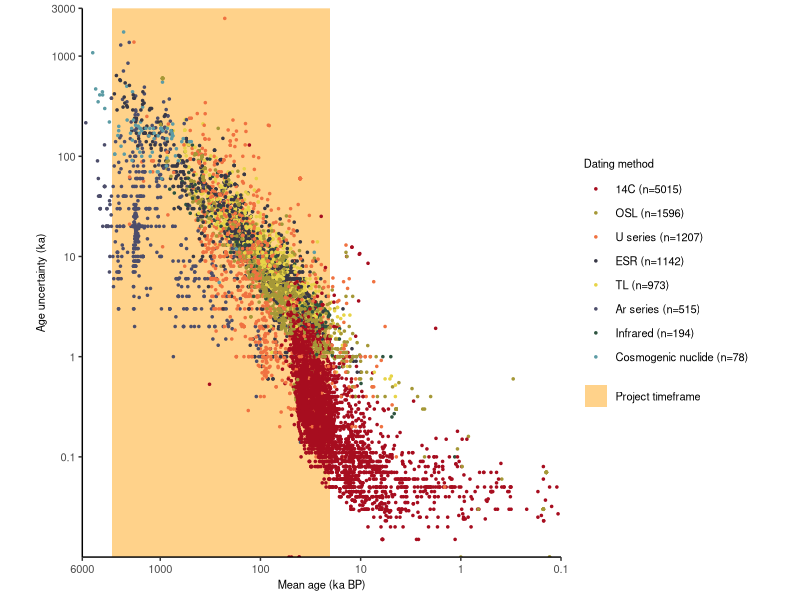
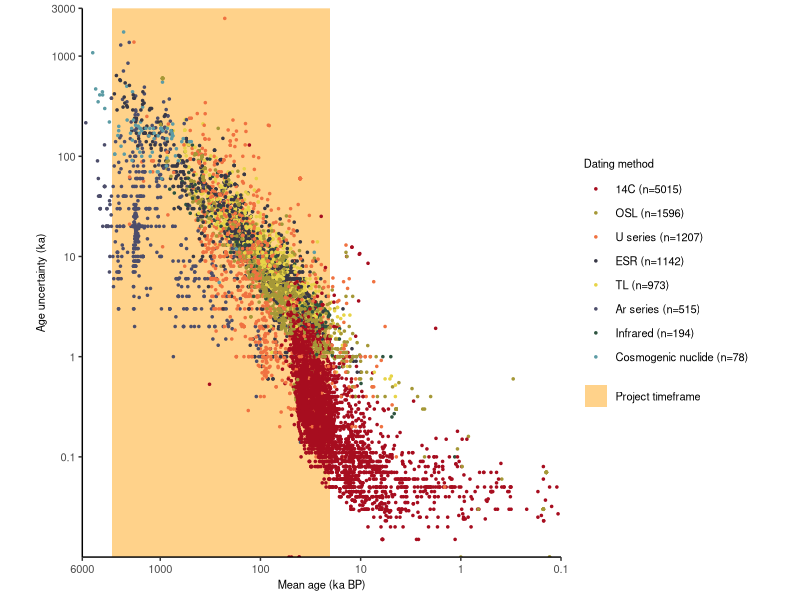
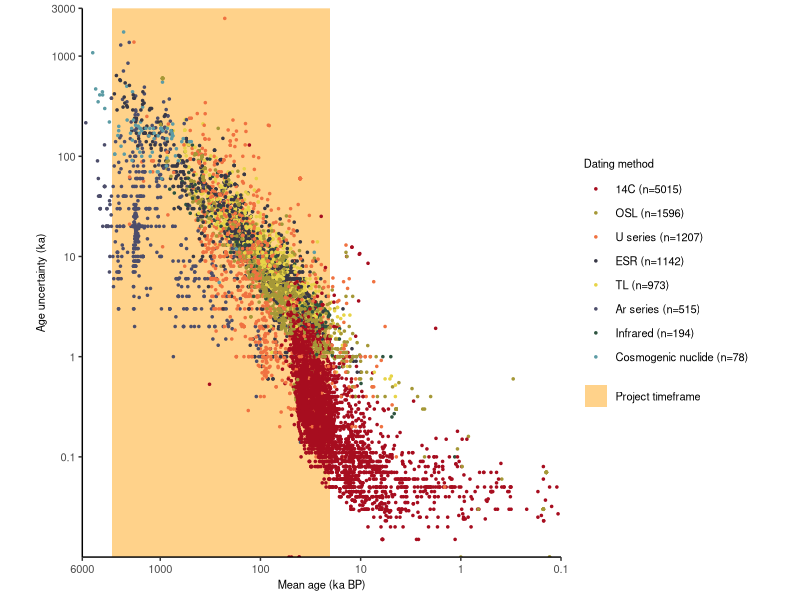
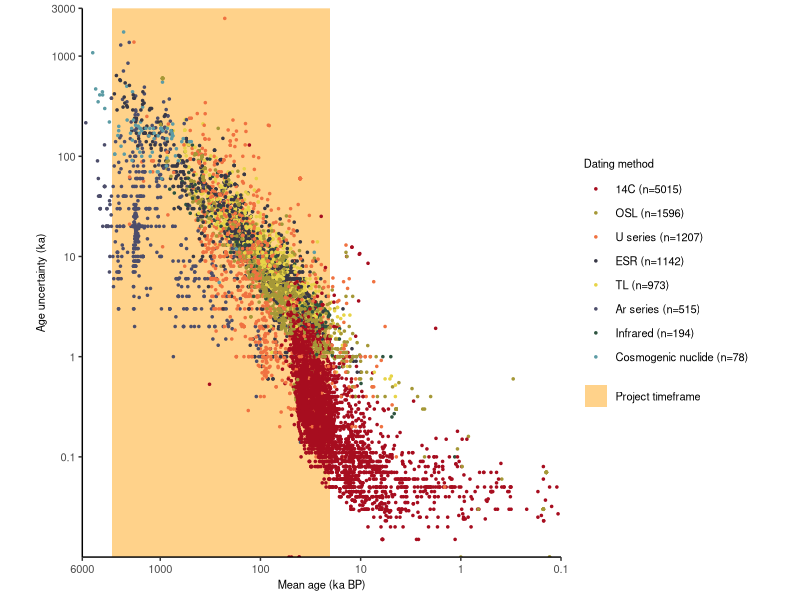

Write the R code that produced these figures, in order.
library(tidyverse)
library(readr)

# Import data
table1 <- read_delim("fig_coverage_temporal/table_archaeological_layer_age.csv", 
                      delim = ";", escape_double = FALSE, trim_ws = TRUE, 
                      skip = 1) %>% 
  mutate(age_range=pmax(positive_standard_deviation, negative_standard_deviation)) %>% 
  select(age_mean=age, age_range, dating_method)

table2 <- read_delim("fig_coverage_temporal/table_assemblage_age.csv", 
                      delim = ";", escape_double = FALSE, trim_ws = TRUE, 
                      skip = 1) %>% 
  mutate(age_range=pmax(positive_standard_deviation, negative_standard_deviation)) %>% 
  select(age_mean=age, age_range, dating_method)

table3 <- read_delim("fig_coverage_temporal/table_geological_layer_age.csv", 
                      delim = ";", escape_double = FALSE, trim_ws = TRUE, 
                      skip = 1) %>% 
  mutate(age_range=pmax(positive_standard_deviation, negative_standard_deviation)) %>% 
  select(age_mean=age, age_range, dating_method)

table <- rbind(table1, table2, table3)
table <- table %>% mutate(dating_method=recode(dating_method,
                                                    '14C (radiocarbon) dating'='14C',
                                                    'OSL (optically stimulated thermoluminescence) dating' = 'OSL',
                                                    'U series (uranium-thorium) dating'='U series',
                                                    'ESR (electron spin resonance) dating' = 'ESR',
                                                    'TL (thermoluminescence) dating'='TL',
                                                    'ESR (electron spin resonance) dating, U series (uranium-thorium) dating' = 'Multiple methods',
                                                    'Ar/Ar (argon-argon) dating'='Ar series',
                                                    'IRSL (infrared stimulated luminescence) dating'='Infrared',
                                                    'AAR (amino acid racemization) dating'='Other',
                                                    'IRSL post-IR (post-infrared infrared stimulated luminescence) dating'='Infrared',
                                                    'U series (uranium-lead) dating'='U series',
                                                    'K/Ar (potassium-argon) dating'='Ar series',
                                                    'unknown'='Unknown',
                                                    'Al/Be (aluminum-beryllium) dating'='Cosmogenic nuclide',
                                                    'cosmogenic nuclide dating'='Cosmogenic nuclide',
                                                    'biostratigraphy'='Other',
                                                    'IRSL (infrared stimulated luminescence) dating, TL (thermoluminescence) dating'= 'Multiple methods',
                                                    'oxygen isotope stratigraphy, magnetic susceptibility'='Other',
                                                    'ESR (electron spin resonance) dating, U series (uranium-lead) dating, U series (uranium-thorium) dating'='Multiple methods',
                                                    'magnetostratigraphy'='Other',
                                                    '14C (radiocarbon) dating, ESR (electron spin resonance) dating'='Multiple methods',
                                                    'geology'='Other',
                                                    'IR-RF (infrared radiofluorescence) dating'='Infrared',
                                                    'ITL (isothermal thermoluminescence) dating'='TL',
                                                    'oxygen isotope stratigraphy'='Other',
                                                    'fission track dating'='Other',
                                                    'OSL (optically stimulated thermoluminescence) dating, IRSL (infrared stimulated luminescence) dating, TL (thermoluminescence) dating'='Multiple methods',
                                                    'magnetic susceptibility'='Other',
                                                    'OSL (optically stimulated thermoluminescence) dating, TL (thermoluminescence) dating'= 'Multiple methods',
                                                    'Al/Be (aluminum-beryllium) dating, cosmogenic nuclide dating'='Multiple methods',
                                                    'obsidian hydration dating'='Other',
                                                    'TL (thermoluminescence) dating, IRSL (infrared stimulated luminescence) dating'='Multiple methods',
                                                    'Ar/Ar (argon-argon) dating, geology' = 'Ar series',
                                                    'geology, magnetostratigraphy'='Other',
                                                    'IRSL (infrared stimulated luminescence) dating, OSL (optically stimulated thermoluminescence) dating'='Multiple methods',
                                                    'Rb/Sr (rubidium-strontium) dating'='Other',
                                                    'tephrostratigraphy'='Other'))
                                                        
table$dating_method <- table$dating_method %>% replace_na('Unknown')
nrow(table) # total number of 'temporal information'

table <- table %>% 
  filter(!dating_method %in% c('Multiple methods', 'Other', 'Unknown'))
table <- table %>% 
  filter(!age_range==1000000) %>% 
  mutate(dating_method = factor(dating_method, levels=table %>% count(dating_method, sort=T) %>% pull(dating_method)))  # Reorder factor by size


table %>% count(dating_method, sort=T)
nrow(table)

## Theme
theme_pub <-  function(){
  list(theme_classic(),
       theme(text=element_text(size=8), #change font size of all text
             axis.text=element_text(size=8), #change font size of axis text
             axis.title=element_text(size=8), #change font size of axis titles
             plot.title=element_text(size=8), #change font size of plot title
             legend.text=element_text(size=8), #change font size of legend text
             legend.title=element_text(size=8)
       ))
}

color_discrete <- c('#a70d1f','#a59837','#f07241','#383846','#e7d448','#4d4e6b','#2e5440','#5d9ca5')
label_discrete <- paste0(levels(table$dating_method),' (n=',table %>% count(dating_method, sort=T) %>% pull(n),')')  # Combine names with n

# Plot ----
library("scales")
reverselog_trans <- function(base = exp(1)) {
  trans <- function(x) -log(x, base)
  inv <- function(x) base^(-x)
  trans_new(paste0("reverselog-", format(base)), trans, inv, 
            log_breaks(base = base), 
            domain = c(1e-100, Inf))
}


plt1 <- ggplot()+
  geom_rect(aes(xmin = 20000, xmax = 3000000, ymin = 0, ymax = Inf, fill='scope'))+
  geom_point(data=table, aes(x=age_mean, y=age_range, color=dating_method), alpha=1, shape=20, size=1)+
  scale_x_continuous(breaks = c(6000000, 1000000, 100000, 10000, 1000,100), limits=c(6000000,100),
                                   labels = c(6000, 1000, 100, 10, 1,.1), expand = c(0,0), trans=reverselog_trans(10))+
  scale_y_continuous(breaks = c(100, 1000, 10000, 100000, 1000000, 3000000), limits=c(10,3000000),
                labels = c(.1, 1, 10, 100, 1000, 3000), expand = c(0,0), trans='log10')+  
  #scale_x_continuous(breaks = c(1000, 10000, 100000, 1000000, 6000000), limits=c(100,6000000),
  #              labels = c(1, 10, 100, 1000, 6000), expand = c(0,0))+  
  #scale_x_log10(breaks = c(1000, 10000, 100000, 1000000, 6000000), limits=c(100,6000000),
  #              labels = c(1, 10, 100, 1000, 6000), expand = c(0,0))+
  #scale_y_log10(breaks = c(100, 1000, 10000, 100000, 1000000, 3000000), limits=c(10,3000000),
  #              labels = c(.1, 1, 10, 100, 1000, 3000), expand = c(0,0))+
  #annotation_logticks(sides='lb')+
  coord_fixed()+
  labs(x='Mean age (ka BP)', y='Age uncertainty (ka)')+
  scale_fill_manual(name=NULL,
                    values = '#FFD28A',
                    labels = c('Project timeframe'),
                    guide = guide_legend(override.aes = list(alpha = 1)))+
  scale_color_manual(name='Dating method', values=color_discrete, labels=label_discrete)+
  theme_pub()+
  theme(legend.position='right',
    legend.spacing.y = unit(0, 'pt'),
    panel.grid.minor = element_blank(),
    panel.grid.major = element_blank(),
    plot.margin = margin(l=6, t=6, b=6, r=12, 'pt'))+
  guides(color = guide_legend(ncol = 1, byrow = TRUE))

plt1
ggsave('fig_coverage_temporal/fig_coverage_temporal.png', width=132, height=90, units='mm', dpi=300, bg='white')
ggsave('fig_coverage_temporal/fig_coverage_temporal.tiff', width=132, height=90, units='mm', dpi=300, bg='white')
ggsave('fig_coverage_temporal/fig_coverage_temporal.pdf', width=132, height=90, units='mm', bg='white')

#https://colordesigner.io/gradient-generator